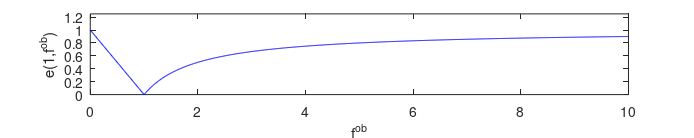

Source code (MATLAB):
x=linspace(0, 10,1000);
smaller=x<1;
y=x;
y(smaller)=1-x(smaller);
y(~smaller)=1-1./x(~smaller);
plot(x,y,'Color',[0 0 1]);
axis([0 10 0 1.25])
xlabel('f^{ob}')
ylabel('e(1,f^{ob})')
set(gcf, 'PaperUnits', 'points');
set(gcf, 'PaperPosition', [0 0 500 100]);
saveas(gcf,'../../../results/error_eval.eps','epsc');